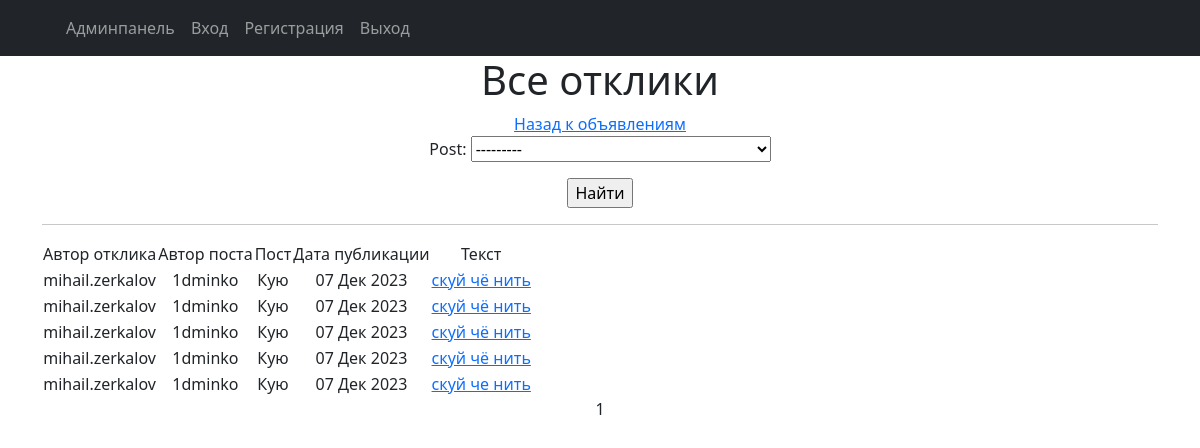
Screenshot of /coms/ (signed in) with the database file from the repository.
### announcement/models.py (models this page shows, shortened)
class Comment(models.Model):
    objects = None
    post = models.ForeignKey(Post, on_delete=models.CASCADE,default="1")
    user = models.ForeignKey(User, on_delete=models.CASCADE, default= "1")
    comment_text = models.TextField()
    time_in = models.DateTimeField(auto_now_add=True)
    class Meta:
        verbose_name='Отклик'
        verbose_name_plural= 'Отклики'

class Post(models.Model):
    objects = None
    author = models.ForeignKey(User, on_delete=models.CASCADE,blank=False)
    time_in = models.DateTimeField(auto_now_add=True)
    tanks = 'Танки'
    healers = 'Хилы'
    dd = 'ДД'
    merchants = 'Торговцы'
    guild_masters = 'Гилдмастеры'
    quest_givers = 'Квестгиверы'
    blacksmiths = 'Кузнецы'
    tanners = 'Кожевники'
    potion_makers = 'Зельевары'
    spell_masters = 'Мастера заклинаний'
    CATEGORY = [
    (tanks, 'Танки'),
    (healers, 'Хилы'),
    (dd, 'ДД'),
    (merchants, 'Торговцы'),
    (guild_masters, 'Гилдмастеры'),
    (quest_givers, 'Квестгиверы'),
    (blacksmiths, 'Кузнецы'),
    (tanners, 'Кожевники'),
    (potion_makers, 'Зельевары'),
    (spell_masters, 'Мастера заклинаний'),
    ]
    category = models.CharField(max_length=20,choices=CATEGORY, default=tanks)
    head_name = models.CharField(max_length=250, unique=True)
    article_text = models.TextField()
    image = models.ImageField(upload_to='images/',blank=True, null= True)
    file = models.FileField(upload_to='files/',blank=True, null= True)
    def __str__(self):
        authors_email = self.author.email
        authors_name = self.author.username
        return f'{self.head_name}: {authors_name} : {authors_email}'
    class Meta:
        verbose_name='Объявление'
        verbose_name_plural= 'Объявления'

### announcement/views.py (the view)
# urls.py: path('coms/',ComsSearch.as_view(), name='coms_list'),
class ComsSearch(ListView):
    model = Comment
    ordering = '-time_in'
    template_name = 'coms.html'
    context_object_name = 'coms'
    paginate_by = 10
    def get_queryset(self):
        queryset = Comment.objects.filter(post__author_id=self.request.user.pk)
        self.filterset = ComsFilter(self.request.GET, queryset, request= self.request.user.pk)
        return self.filterset.qs
    def get_context_data(self, **kwargs):
        context = super().get_context_data(**kwargs)
        context['time_now'] = datetime.utcnow()
        context['filterset'] = self.filterset
        return context

### templates/coms.html (shortened to what this page needs)
{% extends 'default.html' %}
{% load custom_filters %}
{% load custom_tags %}
{% block content %}
   <h1>Все отклики</h1>
   <a href="{% url 'posts_list' %}">Назад к объявлениям</a>
   <form action="" method="get">
       {{ filterset.form.as_p }}
       <input type="submit" value="Найти" />
   </form>
   <hr>
   {% if coms %}
       <table>
           <tr>
               <td>Автор отклика</td>
               <td>Автор поста</td>
               <td>Пост</td>
               <td>Дата публикации</td>
               <td>Текст</td>
           </tr>
           {% for com in coms %}
           <tr>
               <td>{{ com.user.username }}</td>
               <td>{{ com.post.author.username }}</td>
               <td>{{ com.post.head_name }} </td>
               <td>{{ com.time_in|date:'d M Y' }}</td>
               <td>
                   <a href="{% url 'com_detail' com.id %}">{{com.comment_text|truncatechars:20}}</a>
               </td>
           </tr>
           {% endfor %}
       </table>
   {% else %}
       <h2>Ничего нет!</h2>
   {% endif %}
   {{ page_obj.number }}
{% endblock content %}

### templates/default.html (shortened to what this page needs)
<!DOCTYPE html>
<html lang="en">
    <head>
        {% load static %}
        <link href="{% static 'css/styles.css' %}" rel="stylesheet" />
    </head>
    <body>
        <nav class="navbar navbar-expand-lg navbar-dark bg-dark static-top">
            <div class="container">
                <div class="collapse navbar-collapse" id="navbarResponsive">
                    <ul class="navbar-nav ml-auto">
                        <li class="nav-item">
                            <a class="nav-link" href="/admin/">Админпанель</a>
                        </li>
                        <li class="nav-item">
                            <a class="nav-link" href="/accounts/login">Вход</a>
                        </li>
                        <li class="nav-item">
                            <a class="nav-link" href="/accounts/signup/">Регистрация</a>
                        </li>
                        <li class="nav-item">
                            <a class="nav-link" href="/accounts/logout/">Выход</a>
                        </li>
                    </ul>
                </div>
            </div>
        </nav>
        <div class="container">
            <div class="row">
                <div class="col-lg-12 text-center">
                    {% block content %}{% endblock content %}
                </div>
            </div>
        </div>
    </body>
</html>

### rows the page displays
Comment: user.username "mihail.zerkalov", post.author.username "1dminko", post.head_name "Кую", time_in "07 Дек 2023", comment_text "скуй чё нить"
Comment: user.username "mihail.zerkalov", post.author.username "1dminko", post.head_name "Кую", time_in "07 Дек 2023", comment_text "скуй чё нить"
Comment: user.username "mihail.zerkalov", post.author.username "1dminko", post.head_name "Кую", time_in "07 Дек 2023", comment_text "скуй чё нить"
Comment: user.username "mihail.zerkalov", post.author.username "1dminko", post.head_name "Кую", time_in "07 Дек 2023", comment_text "скуй чё нить"
Comment: user.username "mihail.zerkalov", post.author.username "1dminko", post.head_name "Кую", time_in "07 Дек 2023", comment_text "скуй че нить"

### other values shown
{{ page_obj.number }} "1"
